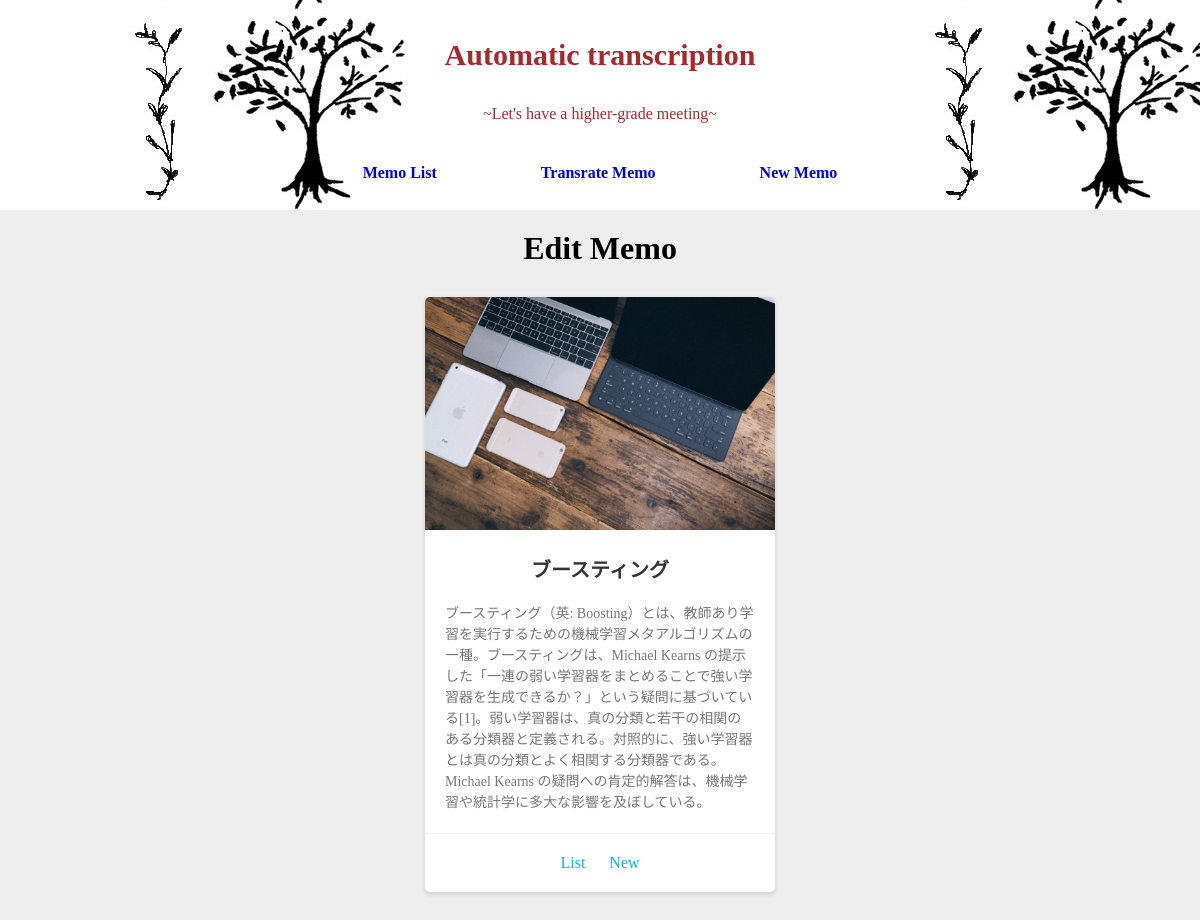
Screenshot of /memo/2/ with the database file from the repository.
### boardapp/models.py (models this page shows, shortened)
class Post(models.Model):
    title = models.CharField(verbose_name='タイトル', max_length=10)
    text = models.CharField(verbose_name='テキスト', max_length=100)
    mytext = models.CharField(verbose_name='マイテキスト', max_length=100)
    created_at = models.DateTimeField(verbose_name='登録日時', auto_now_add=True)
    updated_at = models.DateTimeField(verbose_name='更新日時', auto_now=True)

### boardapp/views.py (the view)
# urls.py: path("memo/<int:pk>/",views.view_article,name="view_article"),
def view_article(request,pk):
    template_name = "memo/view_article.html"
    try:
        memo = Post.objects.get(pk=pk)
    except Post.DoesNotExist:
        raise Http404
    context = {"memo":memo}
    return render(request,template_name,context)

### boardapp/templates/memo/view_article.html (shortened to what this page needs)
{% extends 'base/base.html' %}
{% load static %}
{% block jumbotron %}
<h1 class="h3">Edit Memo</h1>
{% endblock %}
{% block body %}
<section class="card">
    <img class="card-img" src="{% static  'pc1.jpg'%}" alt="">
    <div class="card-content">
      <h1 class="card-title" >{{memo.title}}</h1>
      <p class="card-text">{{memo.text}}</p>
    </div>
    <div class="card-link">
        <a class="nav-list-item" href="{% url 'list' %}">List</a>
        <a class="nav-list-item"href="{% url 'new' %}">New</a>
    </div>
  </section>
</div>
{% endblock %}

### boardapp/static/style1.css (style rules this page uses)
* { margin:0; padding:0; }
.nav-list-item { list-style: none; display: inline-block; text-decoration: none; margin: 0 50px; }
body { background: #eee; }
.card { margin: 30px auto; width: 350px; background: #fff; border-radius: 5px; box-shadow: 0 2px 5px #ccc; }
.card-img { border-radius: 5px 5px 0 0; max-width: 100%; height: auto; }
.card-content { padding: 20px; }
.card-title { font-size: 20px; margin-bottom: 20px; text-align: center; color: #333; }
.card-text { color: #777; font-size: 14px; line-height: 1.5; text-overflow: ellipsis; -webkit-text-overflow: ellipsis; -o-text-overflow: ellipsis; }
.card-link { text-align: center; border-top: 1px solid #eee; padding: 20px; }
.card-link a { text-decoration: none; color: #0bd; margin: 0 10px; }
.h3 { text-align: center; margin: 20px; }

### rows the page displays
Post: title "ブースティング", text "ブースティング（英: Boosting）とは、教師あり学習を実行するための機械学習メタアルゴリズムの一種。ブースティングは、Michael Kearns の提示した「一連の弱い学習器をまとめることで強い学習器を生成できるか？」という疑問に基づいている[1]。弱い学習器は、真の分類と若干の相関のある分類器と定義される。対照的に、強い学習器とは真の分類とよく相関する分類器である。 Michael Kearns の疑問への肯定的解答は、機械学習や統計学に多大な影響を及ぼしている。"
